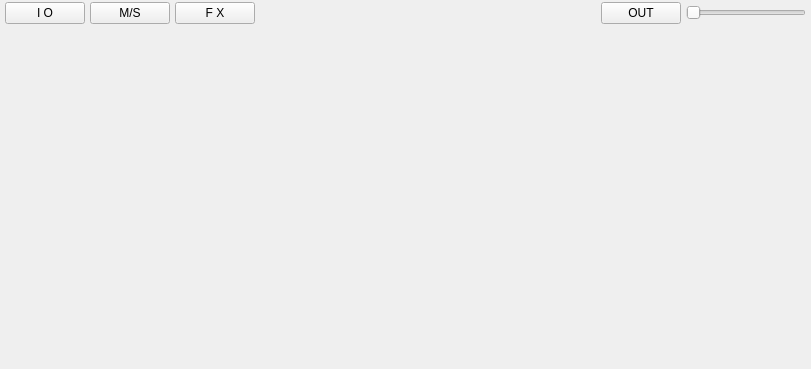
<?xml version="1.0" encoding="UTF-8"?>
<ui version="4.0">
 <class>MixerWidget</class>
 <widget class="QWidget" name="MixerWidget">
  <property name="geometry">
   <rect>
    <x>0</x>
    <y>0</y>
    <width>811</width>
    <height>369</height>
   </rect>
  </property>
  <property name="sizePolicy">
   <sizepolicy hsizetype="Expanding" vsizetype="Preferred">
    <horstretch>0</horstretch>
    <verstretch>0</verstretch>
   </sizepolicy>
  </property>
  <property name="windowTitle">
   <string>Form</string>
  </property>
  <layout class="QVBoxLayout" name="verticalLayout">
   <property name="spacing">
    <number>0</number>
   </property>
   <property name="leftMargin">
    <number>0</number>
   </property>
   <property name="topMargin">
    <number>0</number>
   </property>
   <property name="rightMargin">
    <number>0</number>
   </property>
   <property name="bottomMargin">
    <number>0</number>
   </property>
   <item>
    <widget class="QWidget" name="container" native="true">
     <property name="sizePolicy">
      <sizepolicy hsizetype="Expanding" vsizetype="Preferred">
       <horstretch>0</horstretch>
       <verstretch>0</verstretch>
      </sizepolicy>
     </property>
     <layout class="QVBoxLayout" name="verticalLayout_2">
      <property name="spacing">
       <number>0</number>
      </property>
      <property name="leftMargin">
       <number>5</number>
      </property>
      <property name="topMargin">
       <number>2</number>
      </property>
      <property name="rightMargin">
       <number>5</number>
      </property>
      <property name="bottomMargin">
       <number>5</number>
      </property>
      <item>
       <layout class="QHBoxLayout" name="horizontalLayout">
        <property name="spacing">
         <number>5</number>
        </property>
        <property name="leftMargin">
         <number>0</number>
        </property>
        <property name="topMargin">
         <number>0</number>
        </property>
        <property name="rightMargin">
         <number>0</number>
        </property>
        <property name="bottomMargin">
         <number>0</number>
        </property>
        <item>
         <widget class="QPushButton" name="ioVisButton">
          <property name="text">
           <string>I O</string>
          </property>
          <property name="checkable">
           <bool>true</bool>
          </property>
         </widget>
        </item>
        <item>
         <widget class="QPushButton" name="muteSoloVisButton">
          <property name="text">
           <string>M/S</string>
          </property>
          <property name="checkable">
           <bool>true</bool>
          </property>
         </widget>
        </item>
        <item>
         <widget class="QPushButton" name="effectsVisButton">
          <property name="text">
           <string>F X</string>
          </property>
          <property name="checkable">
           <bool>true</bool>
          </property>
         </widget>
        </item>
        <item>
         <spacer name="horizontalSpacer">
          <property name="orientation">
           <enum>Qt::Horizontal</enum>
          </property>
          <property name="sizeHint" stdset="0">
           <size>
            <width>40</width>
            <height>20</height>
           </size>
          </property>
         </spacer>
        </item>
        <item>
         <widget class="QPushButton" name="masterOutVisButton">
          <property name="text">
           <string>OUT</string>
          </property>
          <property name="checkable">
           <bool>true</bool>
          </property>
         </widget>
        </item>
        <item>
         <widget class="QSlider" name="zoomSlider">
          <property name="sizePolicy">
           <sizepolicy hsizetype="Expanding" vsizetype="Minimum">
            <horstretch>0</horstretch>
            <verstretch>0</verstretch>
           </sizepolicy>
          </property>
          <property name="maximumSize">
           <size>
            <width>120</width>
            <height>15</height>
           </size>
          </property>
          <property name="styleSheet">
           <string notr="true"/>
          </property>
          <property name="minimum">
           <number>90</number>
          </property>
          <property name="maximum">
           <number>200</number>
          </property>
          <property name="value">
           <number>90</number>
          </property>
          <property name="tracking">
           <bool>true</bool>
          </property>
          <property name="orientation">
           <enum>Qt::Horizontal</enum>
          </property>
         </widget>
        </item>
       </layout>
      </item>
      <item>
       <layout class="QHBoxLayout" name="horizontalLayout_2">
        <property name="spacing">
         <number>5</number>
        </property>
        <property name="leftMargin">
         <number>0</number>
        </property>
        <property name="topMargin">
         <number>0</number>
        </property>
        <property name="rightMargin">
         <number>0</number>
        </property>
        <property name="bottomMargin">
         <number>0</number>
        </property>
        <item>
         <layout class="QVBoxLayout" name="verticalLayout_3">
          <property name="leftMargin">
           <number>0</number>
          </property>
          <property name="topMargin">
           <number>0</number>
          </property>
          <property name="rightMargin">
           <number>0</number>
          </property>
          <property name="bottomMargin">
           <number>0</number>
          </property>
          <item>
           <widget class="QScrollArea" name="mixerContainer">
            <property name="frameShape">
             <enum>QFrame::NoFrame</enum>
            </property>
            <property name="frameShadow">
             <enum>QFrame::Plain</enum>
            </property>
            <property name="lineWidth">
             <number>0</number>
            </property>
            <property name="verticalScrollBarPolicy">
             <enum>Qt::ScrollBarAlwaysOff</enum>
            </property>
            <property name="horizontalScrollBarPolicy">
             <enum>Qt::ScrollBarAlwaysOff</enum>
            </property>
            <property name="sizeAdjustPolicy">
             <enum>QAbstractScrollArea::AdjustIgnored</enum>
            </property>
            <property name="widgetResizable">
             <bool>true</bool>
            </property>
            <property name="alignment">
             <set>Qt::AlignLeading|Qt::AlignLeft|Qt::AlignTop</set>
            </property>
            <widget class="QWidget" name="mixerContainerWidget">
             <property name="geometry">
              <rect>
               <x>0</x>
               <y>0</y>
               <width>712</width>
               <height>326</height>
              </rect>
             </property>
             <layout class="QHBoxLayout" name="horizontalLayout_3">
              <property name="spacing">
               <number>0</number>
              </property>
              <property name="leftMargin">
               <number>0</number>
              </property>
              <property name="topMargin">
               <number>0</number>
              </property>
              <property name="rightMargin">
               <number>0</number>
              </property>
              <property name="bottomMargin">
               <number>0</number>
              </property>
              <item>
               <widget class="QWidget" name="spacer" native="true">
                <property name="sizePolicy">
                 <sizepolicy hsizetype="Expanding" vsizetype="Preferred">
                  <horstretch>0</horstretch>
                  <verstretch>0</verstretch>
                 </sizepolicy>
                </property>
               </widget>
              </item>
             </layout>
            </widget>
           </widget>
          </item>
         </layout>
        </item>
        <item>
         <widget class="QWidget" name="widget" native="true">
          <property name="minimumSize">
           <size>
            <width>80</width>
            <height>0</height>
           </size>
          </property>
         </widget>
        </item>
       </layout>
      </item>
     </layout>
    </widget>
   </item>
  </layout>
 </widget>
 <resources/>
 <connections/>
</ui>
